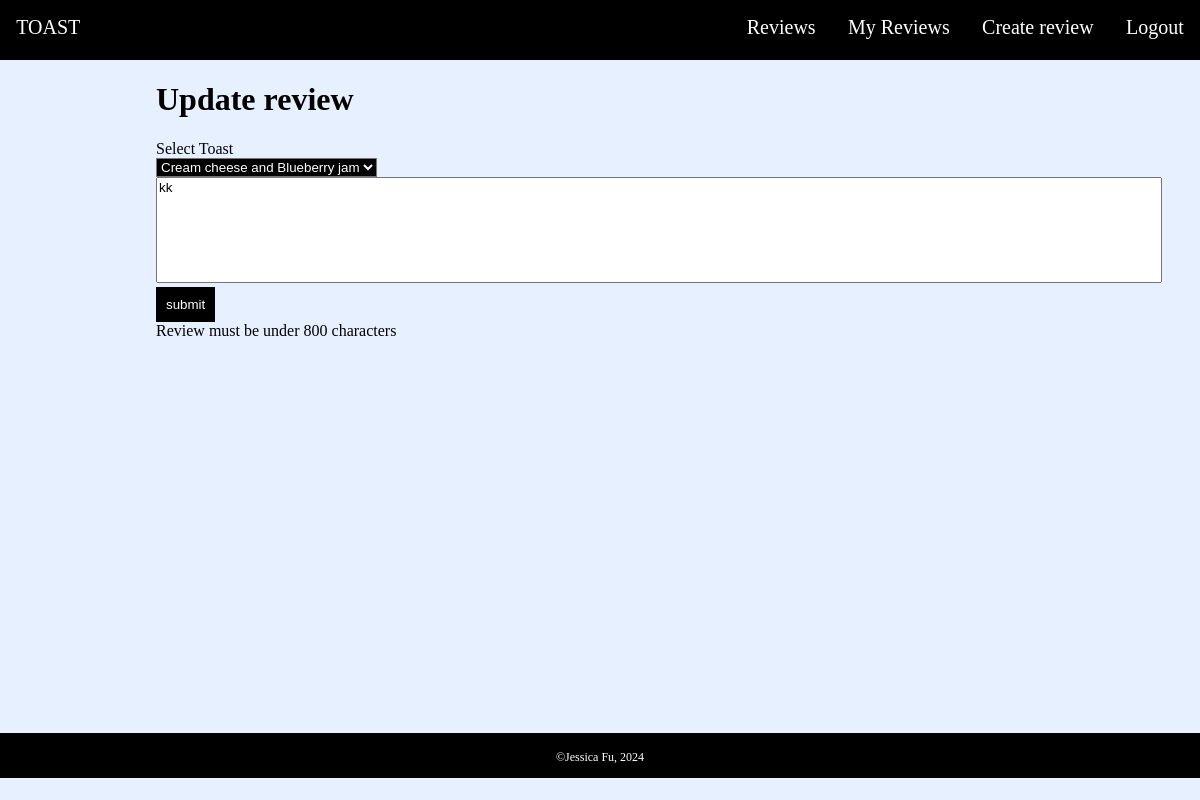
Before: /update_reviews (signed in) with the older database file.
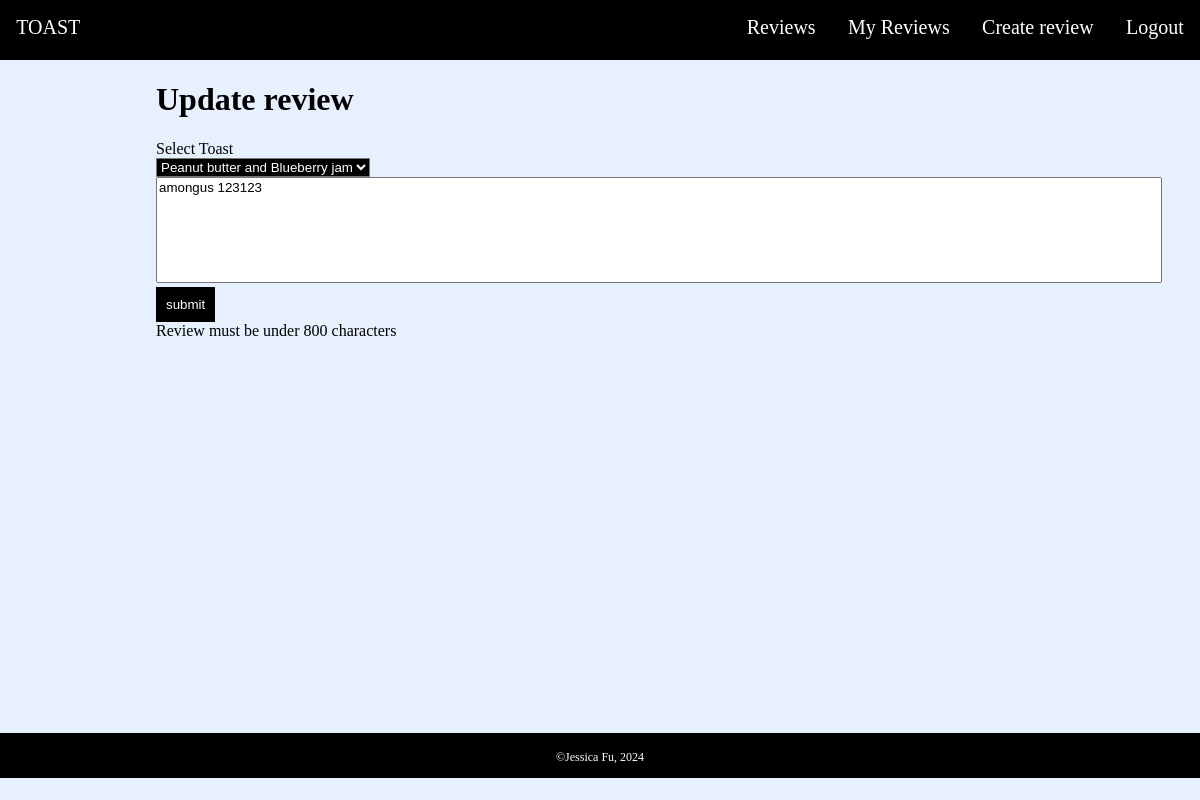
After: the same page with the newer database file.
### tables this page shows
CREATE TABLE Reviews (id INTEGER PRIMARY KEY AUTOINCREMENT, user_id INTEGER REFERENCES Users (id), review TEXT NOT NULL, toast_id INTEGER, approval INTEGER);

### routes.py (the view, shortened to what this page needs)
@app.route('/update_reviews', methods=['GET', 'POST'])
def update_reviews():
    if 'username' not in session:
        return redirect(url_for('signup'))
    else:
        if request.method == 'GET':
            username = session['username']
            query = "SELECT t.id, description, review \
                     FROM reviews as r JOIN users AS u \
                     ON r.user_id = u.id JOIN Toast AS t \
                     ON r.toast_id = t.id WHERE u.username = ?"
            toasts = sql_queries(query, 1, (username, ))
            return render_template('update_reviews.html', toasts=toasts)

### routes.py (called while the page is built)
def sql_queries(query, option, data=None):
    connection = sqlite3.connect('toast.db')
    cursor = connection.cursor()
    if data:
        cursor.execute(query, data)
    else:
        cursor.execute(query)
    if option == 0:
        result = cursor.fetchone()
        return result
    elif option == 1:
        result = cursor.fetchall()
        return result
    else:
        connection.commit()
    connection.close()

### templates/update_reviews.html (shortened to what this page needs)
{% extends 'layout.html' %}
{% block main -%}
    <div class="createRevGridContainer">
    <h1 class="updatereviewheading">Update review</h1>
    <form name="Toast Reviewed" method="post">
        <label>Select Toast</label>
        <br>
        <select id="review" name="toast_id" onchange="fetchReview()" class="selecttoast">
            {% for toast in toasts %}
            <option value="{{ toast[0] }}" review="{{ toast[2] }}" SELECTED>{{ toast[1] }}</option>
            {% endfor %}
        </select>
        <br>
        <textarea name="review" id="text" maxlength="800">{{toasts[-1][2]}}</textarea>
        <br>
        <input type="submit" value="submit" class="signupbutton">
        <br>
        Review must be under 800 characters
    </form>
    </div>
{%- endblock %}

Changed rows visible on the page:
removed Reviews: review "kk"
added Reviews: review "amongus 123123"
Other visible differences:
form field toast_id: "Cream cheese and Blueberry jam" → "Peanut butter and Blueberry jam"
